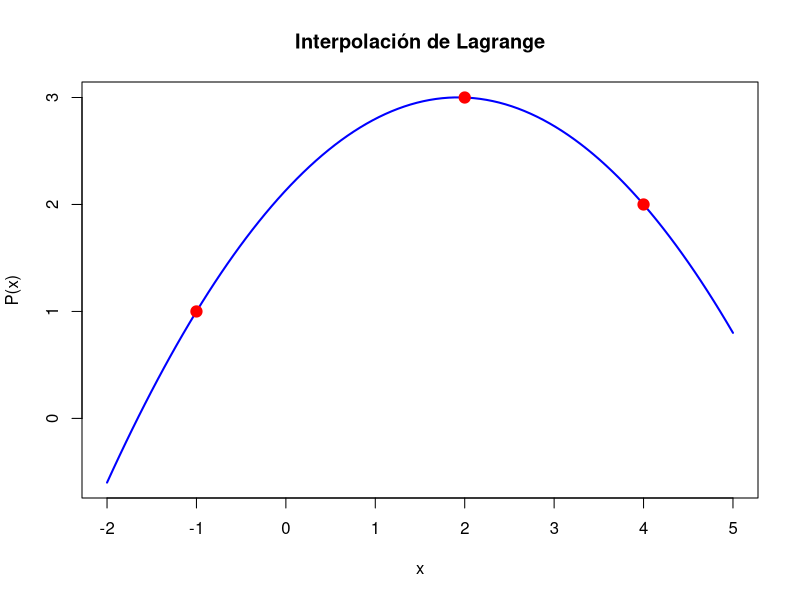
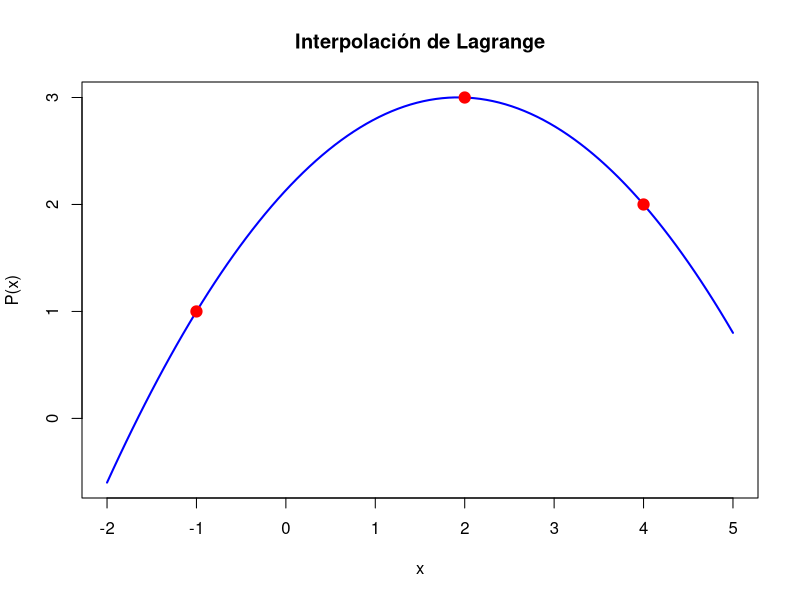
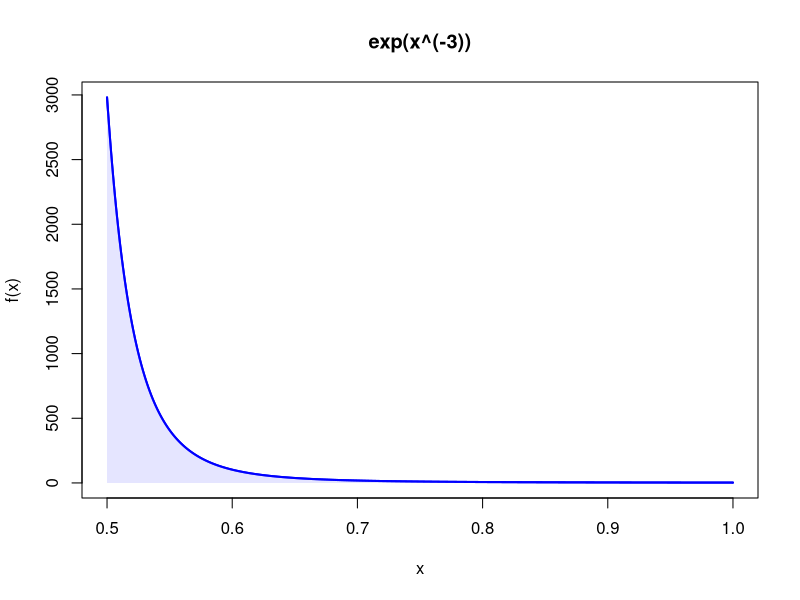
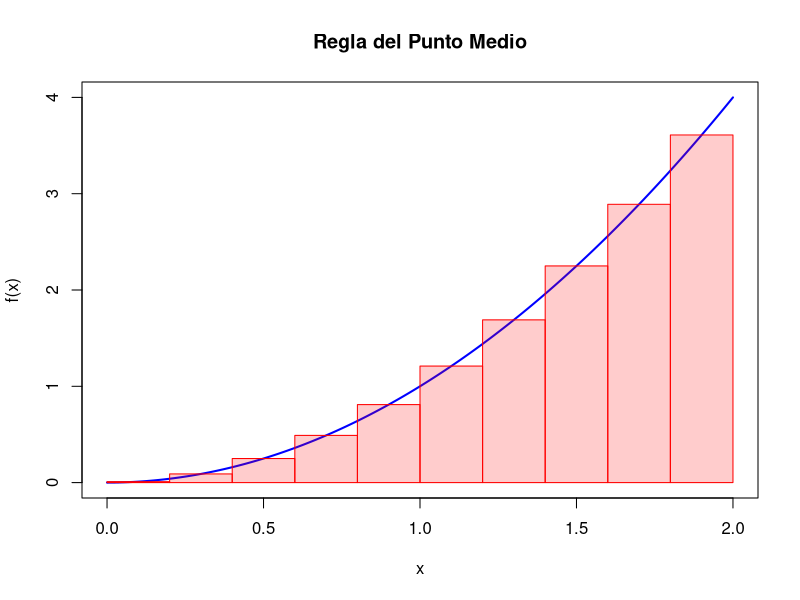
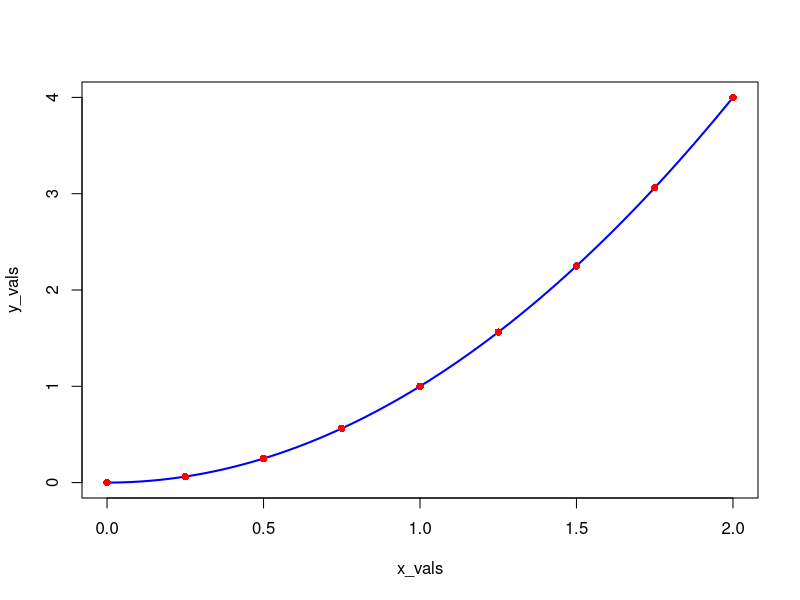

Reproduce these figures in R, in order.
## ---- chunk 1
lagrange <- function(x, y, x_eval) {
  n <- length(x) # Número de puntos (el vector de puntos se debe crear antes de ejecutar la función)
  resultado <- 0 # Aquí guardaremos el resultado final
  
  for (i in 1:n) { 
    L <- 1    # Inicializamos el polinomio base L_i
    
    for (j in 1:n) {  # Para construir L_i, revisamos todos los puntos
      if (j != i) { # Nos saltamos el punto actual (i)
        # Fórmula de Lagrange:
        L <- L * (x_eval - x[j]) / (x[i] - x[j])
      }
    }
    
    # Sumamos la contribución de este punto:
    resultado <- resultado + y[i] * L
  }
  
  # Gráfico
  x_seq <- seq(min(x)-1, max(x)+1, length=100) # Aquí ajustamos el intervalo de la gráfica (min(x)-1, max(x)+1)
  y_seq <- sapply(x_seq, function(xp) {
    total <- 0
    for (i in 1:n) {
      L <- 1
      for (j in 1:n) if (j != i) L <- L * (xp - x[j]) / (x[i] - x[j])
      total <- total + y[i] * L
    }
    total
  })
  
  plot(x_seq, y_seq, type="l", col="blue", main="Interpolación de Lagrange",
       xlab="x", ylab="P(x)", lwd=2)
  points(x, y, col="red", pch=19, cex=1.5)
  return(resultado)
}
## ---- chunk 2
# Ejemplo de uso
x <- c(-1, 2, 4)    # Puntos x
y <- c(1, 3, 2)    # Puntos y
# Evaluamos en un punto
cat("P(2) =", lagrange(x, y, 2), "\n")
cat("P(3) =", lagrange(x, y, 3))
## ---- chunk 3
trapecio_compuesto <- function(f, a, b, n) { # n define la cantidad de intervalos)
  # Calculamos el ancho de cada subintervalo
  h <- (b - a) / n
  
  # Generamos los puntos x_i (excluyendo los extremos)
  x <- seq(a + h, b - h, length.out = n - 1)
  
  # Calculamos la suma de f(x_i) para i = 1 hasta n-1
  suma_fx <- sum(f(x))
  
  # Aplicamos la fórmula del trapecio compuesto
  integral <- (h / 2) * (f(a) + (2 * suma_fx) + f(b))
  
  # Calcular error (para f(x) = x^2 en [0,1])
  valor_exacto <- (b^3 - a^3) / 3
  error <- abs(integral - valor_exacto)
  
  cat("Integral aproximada:", integral, "\n")
  cat("Error:", error, "\n")
  
  return(integral)
}
## ---- chunk 4
# Ejemplo de uso
mi_funcion <- function(x) exp(x^(-3))
resultado <- trapecio_compuesto(mi_funcion, 0, 10, 10)
## ---- chunk 5
resultado <- trapecio_compuesto(mi_funcion, 0.3, 10, 30000000)
## ---- chunk 6
# Definir la función
f <- function(x) exp(x^(-3))

# Crear valores para x (evitando x=0)
x <- seq(0.5, 1, length.out = 1000)
y <- f(x)

# Graficar
plot(x, y, type = "l", lwd = 2, col = "blue", 
     main = "exp(x^(-3))",
     xlab = "x", ylab = "f(x)")

# Sombrear el área bajo la curva
polygon(c(x, rev(x)), c(y, rep(0, length(y))), 
        col = rgb(0.8, 0.8, 1, 0.5), border = NA)

# Redibujar la línea para que quede encima
lines(x, y, lwd = 2, col = "blue")
## ---- chunk 7
punto_medio <- function(f, a, b, n) {
  h <- (b - a) / n
  x <- seq(a + h/2, b - h/2, length.out = n)
  aproximacion <- sum(f(x) * h)
  return(aproximacion)
}

# Ejemplo: integral de x^2 en [0, 2]
f <- function(x) x^2
a <- 0
b <- 2
n <- 10

# Cálculo
resultado <- punto_medio(f, a, b, n)
valor_real <- 8/3
error <- abs(resultado - valor_real)

cat("Aproximación:", resultado, "\n")
cat("Error:", error, "\n")

# Gráfica
x_vals <- seq(a, b, length.out = 1000)
y_vals <- f(x_vals)

plot(x_vals, y_vals, type = "l", lwd = 2, col = "blue",
     xlab = "x", ylab = "f(x)", main = "Regla del Punto Medio")

# Dibujar rectángulos
h <- (b - a) / n
x_puntos <- seq(a + h/2, b - h/2, by = h)

for(i in 1:n) {
  x_left <- a + (i-1)*h
  x_right <- a + i*h
  y_mid <- f(x_puntos[i])
  rect(x_left, 0, x_right, y_mid, border = "red", col = rgb(1,0,0,0.2))
}
## ---- chunk 8
simpson <- function(f, a, b, n) {
  if (n %% 2 != 0) stop("n debe ser par")
  h <- (b - a) / n
  x <- seq(a, b, by = h)
  y <- f(x)
  suma <- y[1] + y[length(y)] + 4*sum(y[seq(2, n, by=2)]) + 2*sum(y[seq(3, n-1, by=2)])
  return((h/3) * suma)
}

# Ejemplo: integral de x^2 en [0, 2]
f <- function(x) x^2
a <- 0
b <- 2
n <- 8

resultado <- simpson(f, a, b, n)
valor_real <- 8/3
error <- abs(resultado - valor_real)

cat("Aproximación:", resultado, "\n")
cat("Error:", error, "\n")

# Gráfica sencilla
x_vals <- seq(a, b, length.out = 1000)
y_vals <- f(x_vals)
plot(x_vals, y_vals, type = "l", lwd = 2, col = "blue")
x_puntos <- seq(a, b, length.out = n+1)
y_puntos <- f(x_puntos)
points(x_puntos, y_puntos, col = "red", pch = 16)
